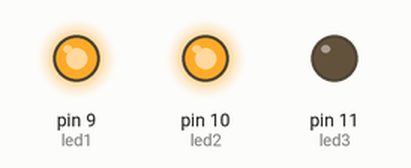
This sketch was run on a simulated Arduino Uno, built with avr-gcc and run on an emulated ATmega328P. Parts: output pins drawn as LEDs (lit = HIGH).

Above: at 0.1 s.
Timing chart, 0 to 1.6 s (numbered marks = the images above):
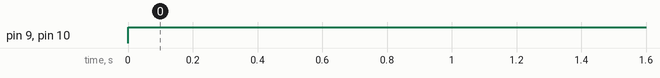

The sketch:

rgb_analog.ino
```cpp
int led1=9;
int led2=10;
int led3=11;

void setup() {
  // put your setup code here, to run once:
  pinMode(led1,OUTPUT);
  pinMode(led2,OUTPUT);
  pinMode(led3,OUTPUT);
}

void loop() {
  // put your main code here, to run repeatedly:
 analogWrite(9,512);
 //delay(1000);
 analogWrite(10,1023);
 //delay(1000);
 analogWrite(11,256);
 //delay(2000);
}
```

Measured:
- by itself, pin 9 (led1), pin 10 (led2): LOW → HIGH at 0.00 s
